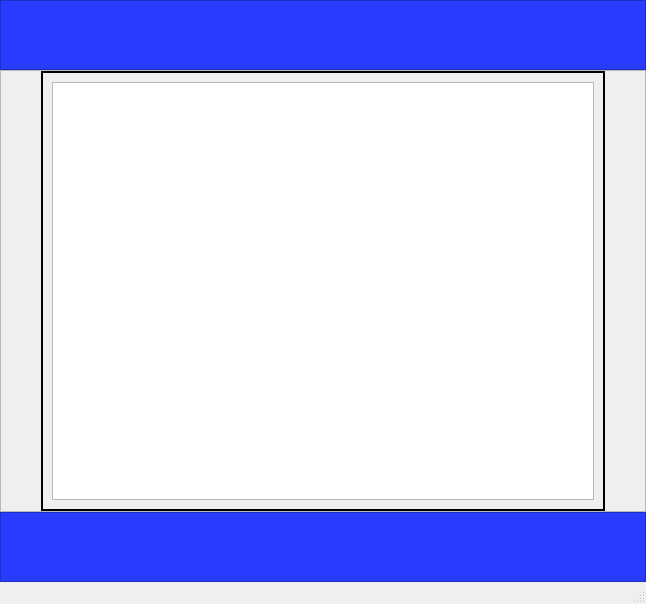
<?xml version="1.0" encoding="UTF-8"?>
<ui version="4.0">
 <class>MainWindow</class>
 <widget class="QMainWindow" name="MainWindow">
  <property name="geometry">
   <rect>
    <x>0</x>
    <y>0</y>
    <width>646</width>
    <height>604</height>
   </rect>
  </property>
  <property name="windowTitle">
   <string>MainWindow</string>
  </property>
  <widget class="QWidget" name="centralwidget">
   <layout class="QVBoxLayout" name="verticalLayout">
    <property name="spacing">
     <number>0</number>
    </property>
    <property name="leftMargin">
     <number>0</number>
    </property>
    <property name="topMargin">
     <number>0</number>
    </property>
    <property name="rightMargin">
     <number>0</number>
    </property>
    <property name="bottomMargin">
     <number>0</number>
    </property>
    <item>
     <widget class="QFrame" name="header">
      <property name="minimumSize">
       <size>
        <width>0</width>
        <height>70</height>
       </size>
      </property>
      <property name="styleSheet">
       <string notr="true">background-color: rgb(39, 60, 255);</string>
      </property>
      <property name="frameShape">
       <enum>QFrame::StyledPanel</enum>
      </property>
      <property name="frameShadow">
       <enum>QFrame::Raised</enum>
      </property>
     </widget>
    </item>
    <item>
     <widget class="QFrame" name="body">
      <property name="frameShape">
       <enum>QFrame::StyledPanel</enum>
      </property>
      <property name="frameShadow">
       <enum>QFrame::Raised</enum>
      </property>
      <layout class="QHBoxLayout" name="horizontalLayout">
       <property name="leftMargin">
        <number>0</number>
       </property>
       <property name="topMargin">
        <number>0</number>
       </property>
       <property name="rightMargin">
        <number>0</number>
       </property>
       <property name="bottomMargin">
        <number>0</number>
       </property>
       <item>
        <spacer name="horizontalSpacer_2">
         <property name="orientation">
          <enum>Qt::Horizontal</enum>
         </property>
         <property name="sizeType">
          <enum>QSizePolicy::Preferred</enum>
         </property>
         <property name="sizeHint" stdset="0">
          <size>
           <width>40</width>
           <height>20</height>
          </size>
         </property>
        </spacer>
       </item>
       <item>
        <widget class="QStackedWidget" name="stackedWidget">
         <property name="minimumSize">
          <size>
           <width>399</width>
           <height>400</height>
          </size>
         </property>
         <property name="maximumSize">
          <size>
           <width>800</width>
           <height>600</height>
          </size>
         </property>
         <property name="styleSheet">
          <string notr="true">QStackedWidget { 
	 border: 2px solid black;

}</string>
         </property>
         <property name="currentIndex">
          <number>0</number>
         </property>
         <widget class="QWidget" name="page">
          <layout class="QGridLayout" name="gridLayout_2">
           <item row="0" column="0">
            <widget class="QTableView" name="tableView_2">
             <property name="styleSheet">
              <string notr="true">border-color: rgb(255, 19, 200);</string>
             </property>
            </widget>
           </item>
          </layout>
         </widget>
         <widget class="QWidget" name="page_2"/>
        </widget>
       </item>
       <item>
        <spacer name="horizontalSpacer">
         <property name="orientation">
          <enum>Qt::Horizontal</enum>
         </property>
         <property name="sizeType">
          <enum>QSizePolicy::Preferred</enum>
         </property>
         <property name="sizeHint" stdset="0">
          <size>
           <width>40</width>
           <height>20</height>
          </size>
         </property>
        </spacer>
       </item>
      </layout>
     </widget>
    </item>
    <item>
     <widget class="QFrame" name="basement">
      <property name="minimumSize">
       <size>
        <width>0</width>
        <height>70</height>
       </size>
      </property>
      <property name="styleSheet">
       <string notr="true">background-color: rgb(39, 60, 255);</string>
      </property>
      <property name="frameShape">
       <enum>QFrame::StyledPanel</enum>
      </property>
      <property name="frameShadow">
       <enum>QFrame::Raised</enum>
      </property>
     </widget>
    </item>
   </layout>
  </widget>
  <widget class="QMenuBar" name="menubar">
   <property name="geometry">
    <rect>
     <x>0</x>
     <y>0</y>
     <width>646</width>
     <height>21</height>
    </rect>
   </property>
  </widget>
  <widget class="QStatusBar" name="statusbar"/>
 </widget>
 <resources/>
 <connections/>
</ui>
